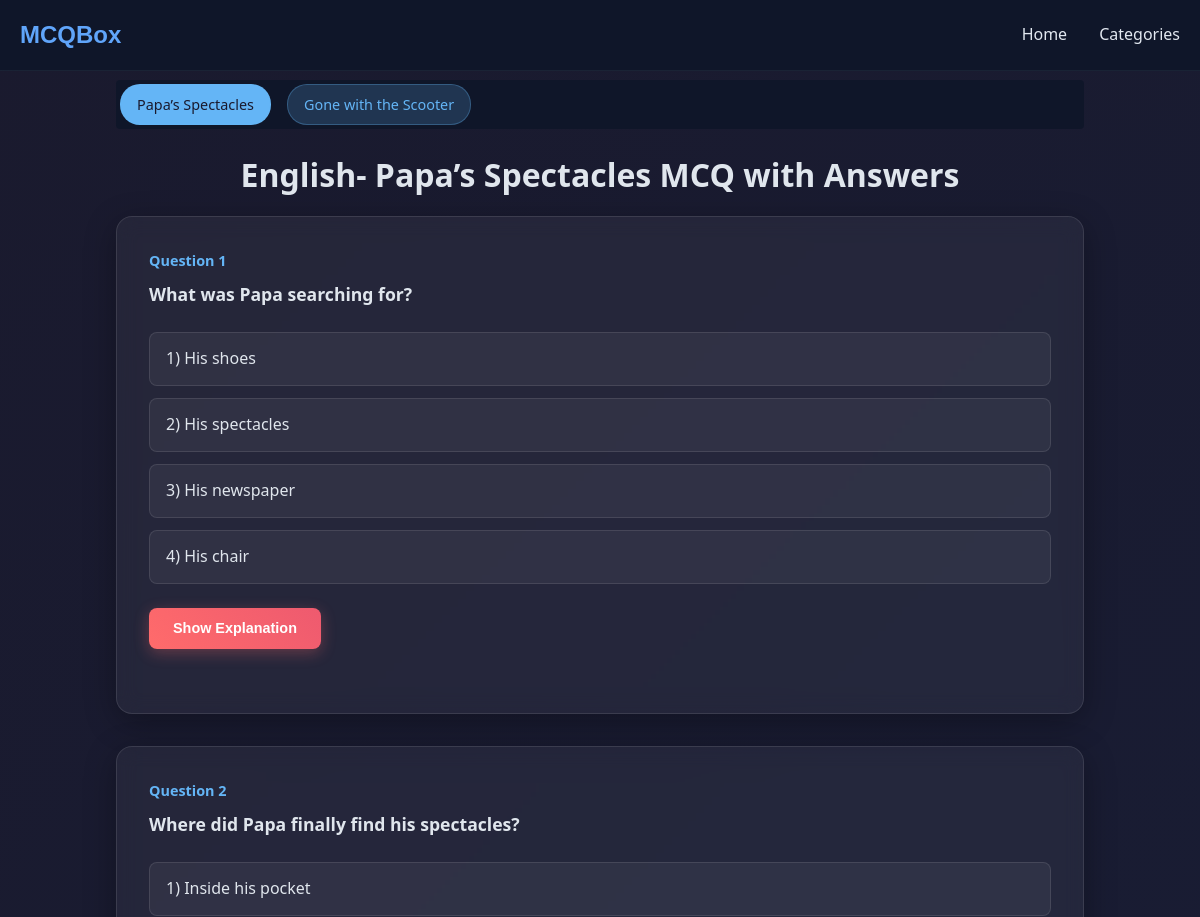
/category/class-5/English (upper part), run on an earlier commit of the app's database.
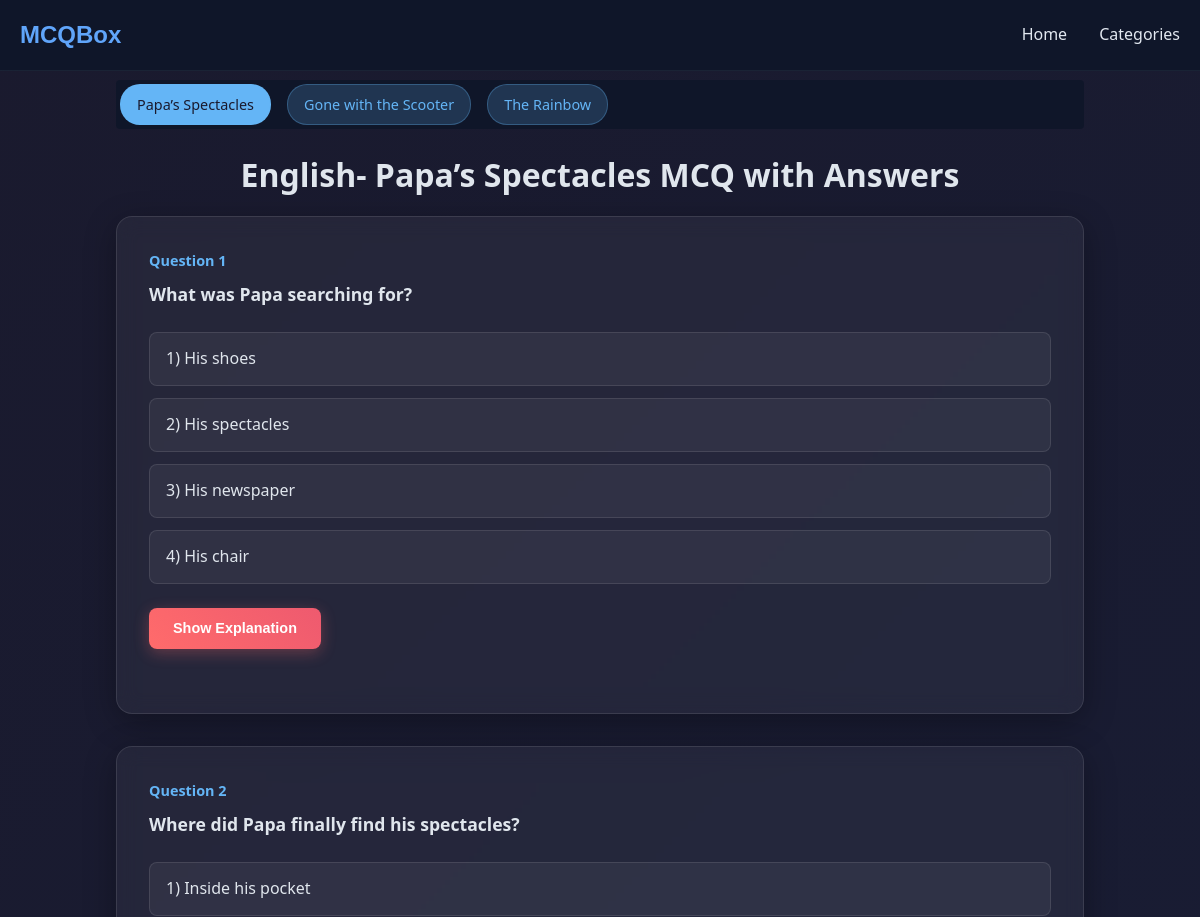
And on a later commit of the database.
### mcqbox/model.py (models this page shows, shortened)
class Tag(db.Model):
    id = db.Column(db.Integer, primary_key=True)
    name = db.Column(db.String(50), nullable=False)
    category_id = db.Column(db.Integer, db.ForeignKey('category.id'), nullable=False)
    category = db.relationship('Category', backref=db.backref('tags', lazy=True))
    subcategory_id = db.Column(db.Integer, db.ForeignKey('subcategory.id'), nullable=True)
    subcategory = db.relationship('Subcategory', backref=db.backref('tags', lazy=True))
    created_at = db.Column(db.DateTime, server_default=db.func.now())

class Question(db.Model):
    id = db.Column(db.Integer, primary_key=True)
    question_text = db.Column(db.String(500), nullable=False)
    subcategory_id = db.Column(db.Integer, db.ForeignKey('subcategory.id'), nullable=False)
    subcategory = db.relationship('Subcategory', backref=db.backref('questions', lazy=True))
    tag_id = db.Column(db.Integer, db.ForeignKey('tag.id'), nullable=True)
    tag = db.relationship('Tag', backref=db.backref('questions', lazy=True))
    explanation = db.Column(db.String(500), nullable=True)
    options = db.Column(db.JSON, nullable=False)
    category_id = db.Column(db.Integer, db.ForeignKey('category.id'), nullable=False)
    category = db.relationship('Category', backref=db.backref('questions', lazy=True))
    created_at = db.Column(db.DateTime, server_default=db.func.now())
    updated_at = db.Column(db.DateTime, server_default=db.func.now(), onupdate=db.func.now())

### mcqbox/frontend/route.py (the view)
@app.route("/category/<category>/<subcat>")
def mcq(category, subcat):
    category = category.replace('-', ' ')
    category_db = Category.query.filter_by(name=category).first()
    cate_id = category_db.id
    subcat = subcat.replace('-', ' ')
    subcategory_id = Subcategory.query.filter_by(name=subcat, category_id=cate_id).first()
    subcat_id = subcategory_id.id if subcategory_id else None
    tag = request.args.get("tag")
    if tag:
        tag = tag.replace('-', ' ')
        question = Question.query.join(Tag).filter(Tag.name == tag).all()
    else:
        tag = Tag.query.filter_by(subcategory_id=subcat_id).first()
        tag = tag.name if tag else None
        question = Question.query.join(Tag).filter(Tag.name == tag).all()
    tags = Tag.query.filter_by(subcategory_id=subcat_id).all()
    return render_template("mcq.html" , questions=question, category=category, subcat=subcat, id=id, tags=tags, tag = tag)

### mcqbox/frontend/templates/mcq.html (shortened to what this page needs)
{% from "micro/nav.html" import nav %}
{% extends "home.html" %}
{% block head %}
<link rel="stylesheet" href="{{ url_for('frontend.static', filename='css/mcq.css') }}">
<link rel="stylesheet" href="{{ url_for('frontend.static', filename='css/nav.css') }}">
{% endblock %}
{% block content %}
{{ nav() }}
<div class="container">
    <div class="chip-container">
        {% for tag in tags %}
        <div class="chip">{{tag.name}}</div>
        {%endfor%}
    </div>
    <h1 style="text-align: center; margin: 1rem;">{{subcat}}- {{tag}} MCQ with Answers</h1>
    {% for question in questions%}
    <div class="mcq-card">
        <div class="question-number">Question {{ loop.index }}</div>
        <h2 class="question">{{question.question_text}}</h2>
        <div class="options">
            {%for opt in question.options%}
            <div class="option" onclick="selectOption(this, {{opt.is_correct |lower}})">{{ loop.index }}) {{opt.text}}</div>
            {% endfor %}
        </div>
        <div class="lol">
            <div>
                <button class="explanation-btn" onclick="toggleExplanation(this)">Show Explanation</button>
            </div>
        </div>
    </div>
    {% endfor %}
</div>
{% endblock %}

What changed in the data, as far as the page shows it:
added Tag: name "The Rainbow"
